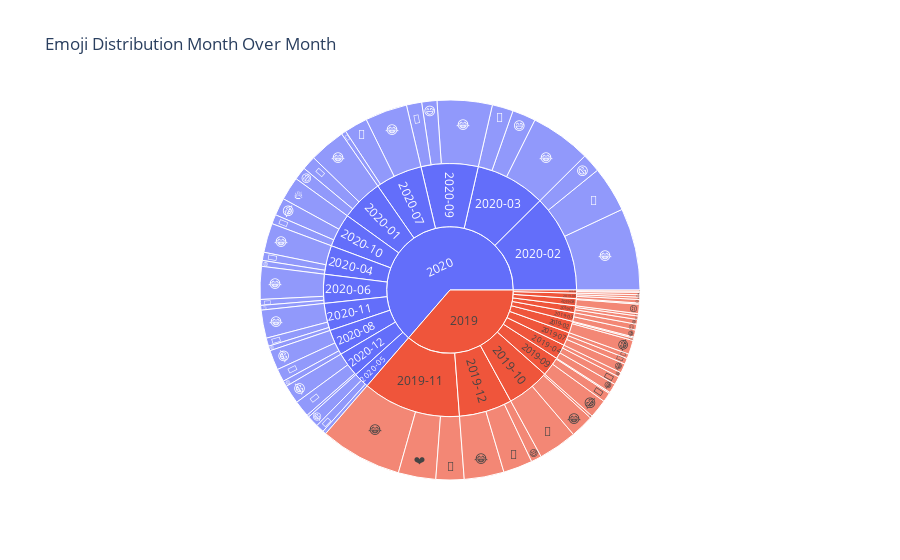

The code cell stored with this chart in its notebook:
### Code cell
fig=px.sunburst(emoji_distribution,path=['Year','Month','Emoji'],values='Count',title='Emoji Distribution Month Over Month')
fig.show()
